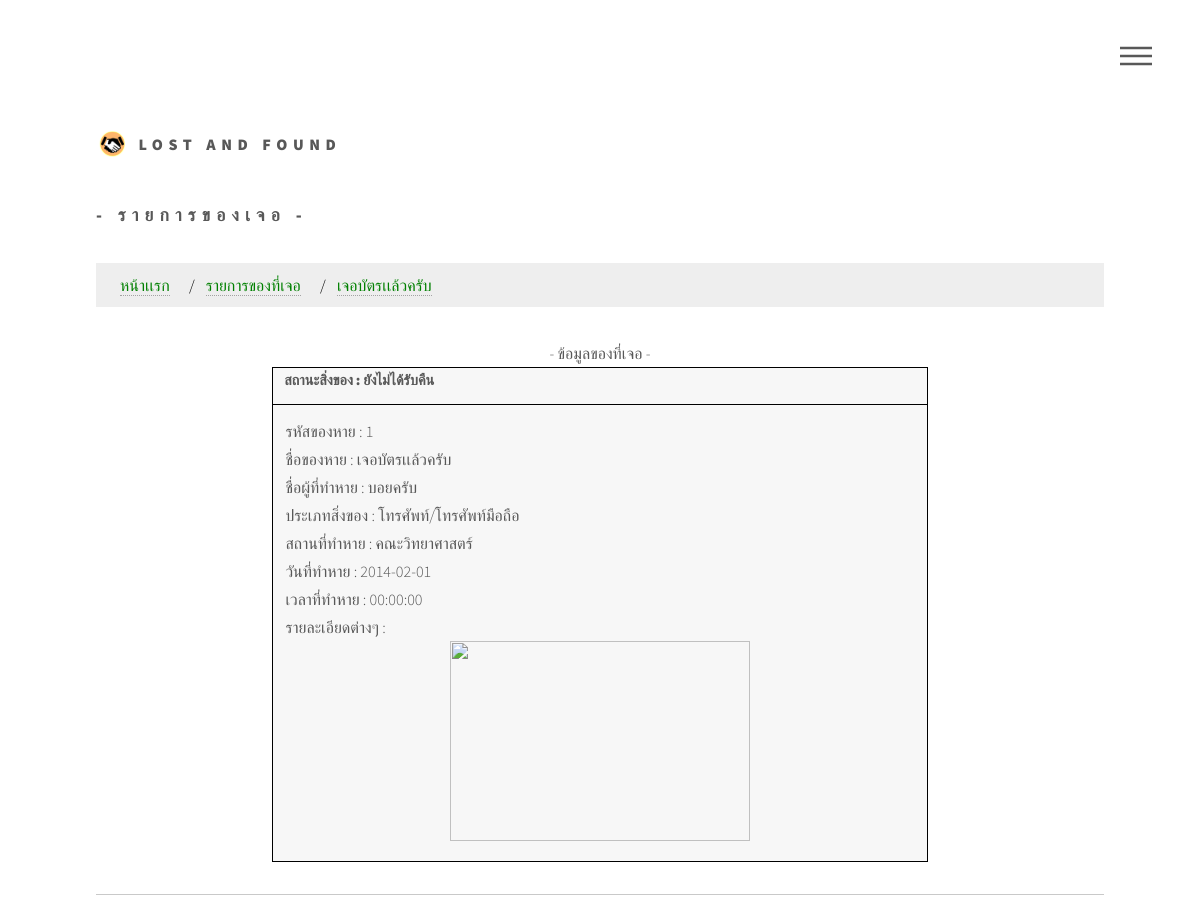
/found1.php?found_id=1, run on the app's committed database.
### tables this page shows
CREATE TABLE `founditem` (
  `found_id` int(5) UNSIGNED NOT NULL,
  `name` varchar(30) NOT NULL,
  `fname` varchar(50) NOT NULL,
  `place_id` int(5) NOT NULL,
  `type_id` int(5) NOT NULL,
  `date` date NOT NULL,
  `time` time NOT NULL,
  `description` text NOT NULL,
  `photo` varchar(200) NOT NULL,
  `status` varchar(20) NOT NULL
);

CREATE TABLE `typeitem` (
  `type_id` int(5) UNSIGNED NOT NULL,
  `typename` varchar(100) NOT NULL
);

CREATE TABLE `typeplace` (
  `place_id` int(5) UNSIGNED NOT NULL,
  `placename` varchar(100) NOT NULL
);

### found1.php (the view, shortened to what this page needs)
<?php
    require 'conectfromfound.php';
    $found_id = $_GET['found_id'];
    $q = "SELECT * FROM founditem INNER JOIN typeitem ON founditem.found_id=typeitem.type_id INNER JOIN typeplace ON founditem.found_id=typeplace.place_id WHERE found_id='$found_id' ";
    $result = mysqli_query($dbcon, $q);
    $rowfound = mysqli_fetch_array($result, MYSQLI_ASSOC);
    ?>
    <!DOCTYPE HTML>
<html>
    <link rel="stylesheet" href="assets/css/main.css" />
  </head>
  <body>
      <div id="wrapper">
          <header id="header">
            <div class="inner">
                <a href="index.php" class="logo">
                  <span class="symbol"><img src="images/11.svg" alt="" /></span><span class="title">LOST and Found </span>
                </a>
                <nav>
                  <ul>
                    <li><a href="#menu">Menu</a></li>
                  </ul>
                </nav>
            </div>
          </header>
          <div id="main">
            <div class="inner">
<h2>- รายการของเจอ -</h2>
<ul class="breadcrumb">
  <li><a href="index.php">หน้าเเรก</a></li>
  <li><a href="found2.php">รายการของที่เจอ</a></li>
  <li><a href="found1.php?name=<?php echo $row ['name']; ?>"><?php echo $rowfound['name']; ?></a></li>
</ul>
<body>
  <center>
<table style="width:65%">
  <caption>- ข้อมูลของที่เจอ - </caption>
<body>
 <th>
  สถานะสิ่งของ  :  <?php echo $rowfound['status']; ?>
 </th>
 <td>
     รหัสของหาย  :  <?php echo $rowfound['found_id']; ?>
     <br>
    ชื่อของหาย  :    <?php echo $rowfound['name']; ?>
    <br>
    ชื่อผู้ที่ทำหาย  :    <?php echo $rowfound['fname']; ?>
    <br>
    ประเภทสิ่งของ  :    <?php echo $rowfound['typename']; ?>
    <br>
    สถานที่ทำหาย  :    <?php echo $rowfound['placename']; ?>
    <br>
    วันที่ทำหาย  :    <?php echo $rowfound['date']; ?>
    <br>
    เวลาที่ทำหาย  :    <?php echo $rowfound['time']; ?>
    <br>
     รายละเอียดต่างๆ  :    <?php echo $rowfound['description']; ?>
     <br>
   <center>
<div class="dropdown">
  <img src="photofound/<?php echo $rowfound['photo'] ?>"    width="300" height="200">
</div>
</center>
 </td>
</table>
 <hr/>
            </div>
          </div>
        </div>
</body>
</html>

### assets/css/main.css (style rules this page uses)
html, body, div, span, applet, object, iframe, h1, h2, h3, h4, h5, h6, p, blockquote, pre, a, abbr, acronym, address, big, cite, code, del, dfn, em, img, ins, kbd, q, s, samp, small, strike, strong, sub, sup, tt, var, b, u, i, center, dl, dt, dd, ol, ul, li, fieldset, form, label, legend, table, caption, tbody, tfoot, thead, tr, th, td, article, aside, canvas, details, embed, figure, figcaption, footer, header, hgroup, menu, nav, output, ruby, section, summary, time, mark, audio, video { margin: 0; padding: 0; border: 0; font-size: 100%; font: inherit; vertical-align: baseline; }
article, aside, details, figcaption, figure, footer, header, hgroup, menu, nav, section { display: block; }
body { line-height: 1; }
ol, ul { list-style: none; }
table { border-collapse: collapse; border-spacing: 0; }
body { -webkit-text-size-adjust: none; }
*, *:before, *:after { -moz-box-sizing: border-box; -webkit-box-sizing: border-box; box-sizing: border-box; }
body { -ms-overflow-style: scrollbar; }
body { background: #ffffff; }
body, input, select, textarea { color: #585858; font-family: "Source Sans Pro", Helvetica, sans-serif; font-size: 16pt; font-weight: 300; line-height: 1.75; }
@media screen and (max-width: 1680px) { body, input, select, textarea { font-size: 14pt; } }
@media screen and (max-width: 1280px) { body, input, select, textarea { font-size: 12pt; } }
a { -moz-transition: border-bottom-color 0.2s ease, color 0.2s ease; -webkit-transition: border-bottom-color 0.2s ease, color 0.2s ease; -ms-transition: border-bottom-color 0.2s ease, color 0.2s ease; transition: border-bottom-color 0.2s ease, color 0.2s ease; text-decoration: none; color: #585858; border-bottom: dotted 1px rgba(88, 88, 88, 0.5); }
h2, h3, h4, h5, h6 { font-weight: 900; line-height: 1.5; margin: 0 0 2em 0; text-transform: uppercase; letter-spacing: 0.35em; }
h2 { font-size: 1.1em; }
hr { border: 0; border-bottom: solid 1px #c9c9c9; margin: 2em 0; }
ul { list-style: disc; margin: 0 0 2em 0; padding-left: 1em; }
ul li { padding-left: 0.5em; }
table { margin: 0 0 2em 0; width: 100%; }
table td { padding: 0.75em 0.75em; }
table th { font-size: 0.9em; font-weight: 900; padding: 0 0.75em 0.75em 0.75em; text-align: left; }
#header { padding: 8em 0 0.1em 0 ; }
#header .logo { display: block; border-bottom: 0; color: inherit; font-weight: 900; letter-spacing: 0.35em; margin: 0 0 2.5em 0; text-decoration: none; text-transform: uppercase; display: inline-block; }
#header .logo > * { display: inline-block; vertical-align: middle; }
#header .logo .symbol { margin-right: 0.65em; }
#header .logo .symbol img { display: block; width: 2em; height: 2em; }
#header nav { position: fixed; right: 2em; top: 2em; z-index: 10000; }
#header nav ul { display: -moz-flex; display: -webkit-flex; display: -ms-flex; display: flex; -moz-align-items: center; -webkit-align-items: center; -ms-align-items: center; align-items: center; list-style: none; margin: 0; padding: 0; }
#header nav ul li { display: block; padding: 0; }
#header nav ul li a { display: block; position: relative; height: 3em; line-height: 3em; padding: 0 1.5em; background-color: rgba(255, 255, 255, 0.5); border-radius: 4px; border: 0; font-size: 0.8em; font-weight: 900; letter-spacing: 0.35em; text-transform: uppercase; }
#header nav ul li a[href="#menu"] { -webkit-tap-highlight-color: transparent; width: 4em; text-indent: 4em; font-size: 1em; overflow: hidden; padding: 0; white-space: nowrap; }
#header nav ul li a[href="#menu"]:before, #header nav ul li a[href="#menu"]:after { -moz-transition: opacity 0.2s ease; -webkit-transition: opacity 0.2s ease; -ms-transition: opacity 0.2s ease; transition: opacity 0.2s ease; content: ''; display: block; position: absolute; top: 0; left: 0; width: 100%; height: 100%; background-position: center; background-repeat: no-repeat; background-size: 2em 2em; }
#header nav ul li a[href="#menu"]:before { opacity: 0; }
#header nav ul li a[href="#menu"]:after { opacity: 1; }
#wrapper { -moz-transition: opacity 0.45s ease; -webkit-transition: opacity 0.45s ease; -ms-transition: opacity 0.45s ease; transition: opacity 0.45s ease; opacity: 1; }
#main { padding: 0em 0 6em 0 ; }
#wrapper > * > .inner { width: 100%; max-width: 68em; margin: 0 auto; padding: 0 2.5em; }

### data on the page
founditem: name "เจอบัตรเเล้วครับ", status "ยังไม่ได้รับคืน", found_id "1", fname "บอยครับ", typeitem.typename "โทรศัพท์/โทรศัพท์มือถือ", typeplace.placename "คณะวิทยาศาสตร์", date "2014-02-01", time "00:00:00"
